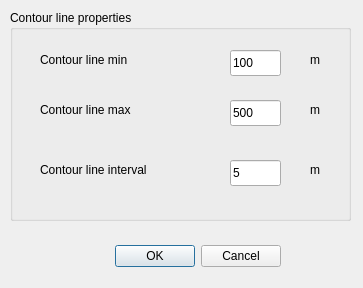
<?xml version="1.0" encoding="UTF-8"?>
<ui version="4.0">
 <class>Dialog</class>
 <widget class="QDialog" name="Dialog">
  <property name="geometry">
   <rect>
    <x>0</x>
    <y>0</y>
    <width>363</width>
    <height>288</height>
   </rect>
  </property>
  <property name="windowTitle">
   <string>Dialog</string>
  </property>
  <widget class="QDialogButtonBox" name="buttonBox">
   <property name="geometry">
    <rect>
     <x>-60</x>
     <y>240</y>
     <width>341</width>
     <height>32</height>
    </rect>
   </property>
   <property name="orientation">
    <enum>Qt::Horizontal</enum>
   </property>
   <property name="standardButtons">
    <set>QDialogButtonBox::Cancel|QDialogButtonBox::Ok</set>
   </property>
  </widget>
  <widget class="QGroupBox" name="groupBox">
   <property name="geometry">
    <rect>
     <x>10</x>
     <y>10</y>
     <width>341</width>
     <height>211</height>
    </rect>
   </property>
   <property name="title">
    <string>Contour line properties</string>
   </property>
   <widget class="QLabel" name="label">
    <property name="geometry">
     <rect>
      <x>30</x>
      <y>40</y>
      <width>121</width>
      <height>20</height>
     </rect>
    </property>
    <property name="text">
     <string>Contour line min</string>
    </property>
   </widget>
   <widget class="QLineEdit" name="lineEdit">
    <property name="geometry">
     <rect>
      <x>220</x>
      <y>40</y>
      <width>51</width>
      <height>26</height>
     </rect>
    </property>
    <property name="text">
     <string>100</string>
    </property>
   </widget>
   <widget class="QLabel" name="label_2">
    <property name="geometry">
     <rect>
      <x>30</x>
      <y>90</y>
      <width>121</width>
      <height>20</height>
     </rect>
    </property>
    <property name="text">
     <string>Contour line max</string>
    </property>
   </widget>
   <widget class="QLineEdit" name="lineEdit_2">
    <property name="geometry">
     <rect>
      <x>220</x>
      <y>90</y>
      <width>51</width>
      <height>26</height>
     </rect>
    </property>
    <property name="text">
     <string>500</string>
    </property>
   </widget>
   <widget class="QLineEdit" name="lineEdit_3">
    <property name="geometry">
     <rect>
      <x>220</x>
      <y>150</y>
      <width>51</width>
      <height>26</height>
     </rect>
    </property>
    <property name="text">
     <string>5</string>
    </property>
   </widget>
   <widget class="QLabel" name="label_3">
    <property name="geometry">
     <rect>
      <x>30</x>
      <y>150</y>
      <width>141</width>
      <height>20</height>
     </rect>
    </property>
    <property name="text">
     <string>&lt;html&gt;&lt;head/&gt;&lt;body&gt;&lt;p&gt;Contour line interval&lt;/p&gt;&lt;/body&gt;&lt;/html&gt;</string>
    </property>
   </widget>
   <widget class="QLabel" name="label_4">
    <property name="geometry">
     <rect>
      <x>300</x>
      <y>40</y>
      <width>63</width>
      <height>20</height>
     </rect>
    </property>
    <property name="text">
     <string>m</string>
    </property>
   </widget>
   <widget class="QLabel" name="label_5">
    <property name="geometry">
     <rect>
      <x>300</x>
      <y>90</y>
      <width>63</width>
      <height>20</height>
     </rect>
    </property>
    <property name="text">
     <string>m</string>
    </property>
   </widget>
   <widget class="QLabel" name="label_6">
    <property name="geometry">
     <rect>
      <x>300</x>
      <y>150</y>
      <width>63</width>
      <height>20</height>
     </rect>
    </property>
    <property name="text">
     <string>m</string>
    </property>
   </widget>
  </widget>
 </widget>
 <resources/>
 <connections>
  <connection>
   <sender>buttonBox</sender>
   <signal>accepted()</signal>
   <receiver>Dialog</receiver>
   <slot>accept()</slot>
   <hints>
    <hint type="sourcelabel">
     <x>248</x>
     <y>254</y>
    </hint>
    <hint type="destinationlabel">
     <x>157</x>
     <y>274</y>
    </hint>
   </hints>
  </connection>
  <connection>
   <sender>buttonBox</sender>
   <signal>rejected()</signal>
   <receiver>Dialog</receiver>
   <slot>reject()</slot>
   <hints>
    <hint type="sourcelabel">
     <x>316</x>
     <y>260</y>
    </hint>
    <hint type="destinationlabel">
     <x>286</x>
     <y>274</y>
    </hint>
   </hints>
  </connection>
 </connections>
</ui>
